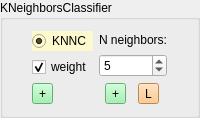
        <widget class="QGroupBox" name="groupBox_2">
         <property name="styleSheet">
          <string notr="true"/>
         </property>
         <property name="title">
          <string>KNeighborsClassifier</string>
         </property>
         <layout class="QGridLayout" name="gridLayout_34">
          <item row="0" column="0">
           <layout class="QGridLayout" name="gridLayout_33">
            <item row="0" column="0">
             <layout class="QGridLayout" name="gridLayout_2">
              <item row="0" column="0">
               <widget class="QRadioButton" name="radioButton_knn">
                <property name="toolTip">
                 <string>K-Nearest Neighbors classifier</string>
                </property>
                <property name="styleSheet">
                 <string notr="true">background-color: rgb(252, 249, 206);</string>
                </property>
                <property name="text">
                 <string>KNNC</string>
                </property>
                <property name="checked">
                 <bool>true</bool>
                </property>
                <attribute name="buttonGroup">
                 <string notr="true">buttonGroup</string>
                </attribute>
               </widget>
              </item>
              <item row="1" column="0">
               <widget class="QCheckBox" name="checkBox_knn_weights">
                <property name="layoutDirection">
                 <enum>Qt::LeftToRight</enum>
                </property>
                <property name="autoFillBackground">
                 <bool>false</bool>
                </property>
                <property name="text">
                 <string>weight</string>
                </property>
                <property name="checked">
                 <bool>true</bool>
                </property>
               </widget>
              </item>
              <item row="2" column="0">
               <widget class="QToolButton" name="toolButton_add_weight">
                <property name="styleSheet">
                 <string notr="true">background-color: rgb(143, 240, 164);</string>
                </property>
                <property name="text">
                 <string>+</string>
                </property>
               </widget>
              </item>
             </layout>
            </item>
            <item row="0" column="1">
             <layout class="QGridLayout" name="gridLayout_32">
              <item row="0" column="0">
               <widget class="QLabel" name="label_39">
                <property name="text">
                 <string>N neighbors:</string>
                </property>
               </widget>
              </item>
              <item row="1" column="0">
               <widget class="QSpinBox" name="spinBox_neighbors">
                <property name="minimum">
                 <number>1</number>
                </property>
                <property name="maximum">
                 <number>1000</number>
                </property>
                <property name="value">
                 <number>5</number>
                </property>
               </widget>
              </item>
              <item row="2" column="0">
               <layout class="QGridLayout" name="gridLayout_21">
                <item row="0" column="0">
                 <widget class="QToolButton" name="toolButton_add_neighbors">
                  <property name="styleSheet">
                   <string notr="true">background-color: rgb(143, 240, 164);</string>
                  </property>
                  <property name="text">
                   <string>+</string>
                  </property>
                 </widget>
                </item>
                <item row="0" column="1">
                 <widget class="QToolButton" name="toolButton_lim_neighbors">
                  <property name="styleSheet">
                   <string notr="true">background-color: rgb(255, 190, 111);</string>
                  </property>
                  <property name="text">
                   <string>L</string>
                  </property>
                 </widget>
                </item>
               </layout>
              </item>
             </layout>
            </item>
           </layout>
          </item>
         </layout>
        </widget>
